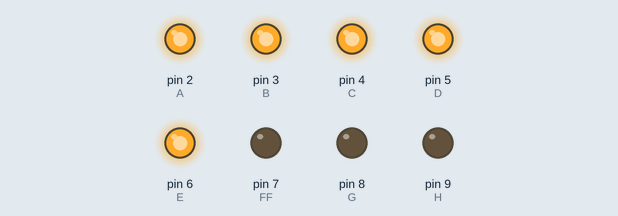
Simulated run of this sketch. Board: Arduino Uno, built with avr-gcc and run on an emulated ATmega328P. Parts: output pins drawn as LEDs (lit = HIGH).

Above: at 0.03 s.
At 0.63 s:
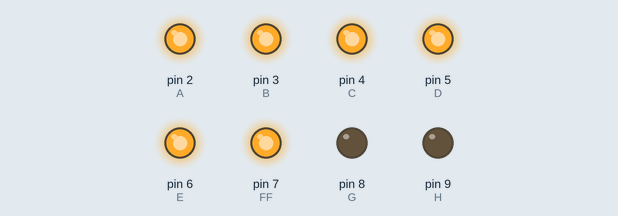
At 1.41 s:
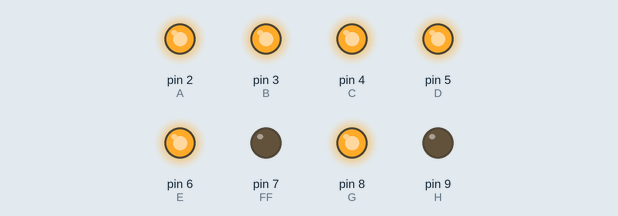
At 2.91 s:
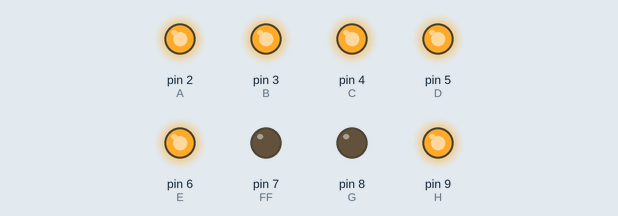
Timing chart, 0 to 3.2 s (numbered marks = the images above):
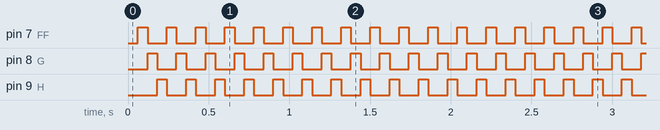

The sketch:

chasing_el_wire.ino
```cpp
/**
 *
 * This is the code for flowing/chasing EL wire, of the 3 channel variety.
 *
 * This sketch uses the following hardware compontents:
 *
 *      microcontroller: https://www.sparkfun.com/products/12781
 *
 *                       programming notes:
 *
 *                           board: LilyPad Arduino
 *                           Processor: ATmega328
 *                           Programmer: AVR ISP
 *
 *              pigtail: https://www.sparkfun.com/products/12934
 *      3 EL wire stand: https://www.sparkfun.com/products/12931 (or similar)
 *
 *      Dance magic dance!
 *
 * Wiring
 *
 *    wire the JST connector with yellow and white wires to slot F on the EL Sequencer
 *    wire the JST connector with a black wire to slot G on the EL Sequencer
 *    wire the JST connector with a red wire to slot H on the EL Sequencer
 */

#define MODES_ALL_ON 1
#define MODES_MOTION_DETECTED 2
#define MODES_RANDOM 3

#define A  2
#define B  3
#define C  4
#define D  5
#define E  6
#define FF  7
#define G  8
#define H  9

int currentMode = MODES_ALL_ON;

unsigned long previousMillis = 0;        // will store last time LED was updated

const long interval = 60;//300;//100;//500;           // interval at which to blink (milliseconds)

int wireCount = 3;
int currentElWire = 1;

/**
 * a status of false (or zero) indicates that the EL wire should be off and a
 * status of true indicates the EL wire should be on.
 */
boolean wireStati [] = {0,0,0};

void loop()
{
  unsigned long currentMillis = millis();

  if (currentMillis - previousMillis >= interval)
  {
    // save the last time you blinked the LED
    previousMillis = currentMillis;

    for(int i=0; i < wireCount; i++)
    {
       if(i == currentElWire-1)
       {
          wireStati[i] = true;
       }
       else
       {
          wireStati[i] = false;
       }
    }

     digitalWrite(FF, wireStati[0]);
     digitalWrite(G, wireStati[1]);
     digitalWrite(H, wireStati[2]);

     currentElWire++;
     if(currentElWire > wireCount)
     {
//TODO: have this variable be zero based
        currentElWire = 1;
     }
  }
}

void setup()
{
  pinMode(A0, INPUT);
  randomSeed( analogRead(A5) );

  pinMode(A, OUTPUT);
  pinMode(B, OUTPUT);
  pinMode(C, OUTPUT);
  pinMode(D, OUTPUT);
  pinMode(E, OUTPUT);
  pinMode(FF, OUTPUT);
  pinMode(G, OUTPUT);
  pinMode(H, OUTPUT);

  digitalWrite(A, HIGH);
  digitalWrite(B, HIGH);
  digitalWrite(C, HIGH);
  digitalWrite(D, HIGH);
  digitalWrite(E, HIGH);

  // initialize serial communication:
  Serial.begin(9600);
}
```

Measured:
- by itself, pin 7 (FF), pin 8 (G), pin 9 (H): alternates HIGH for 0.06 s and LOW for 0.12 s
